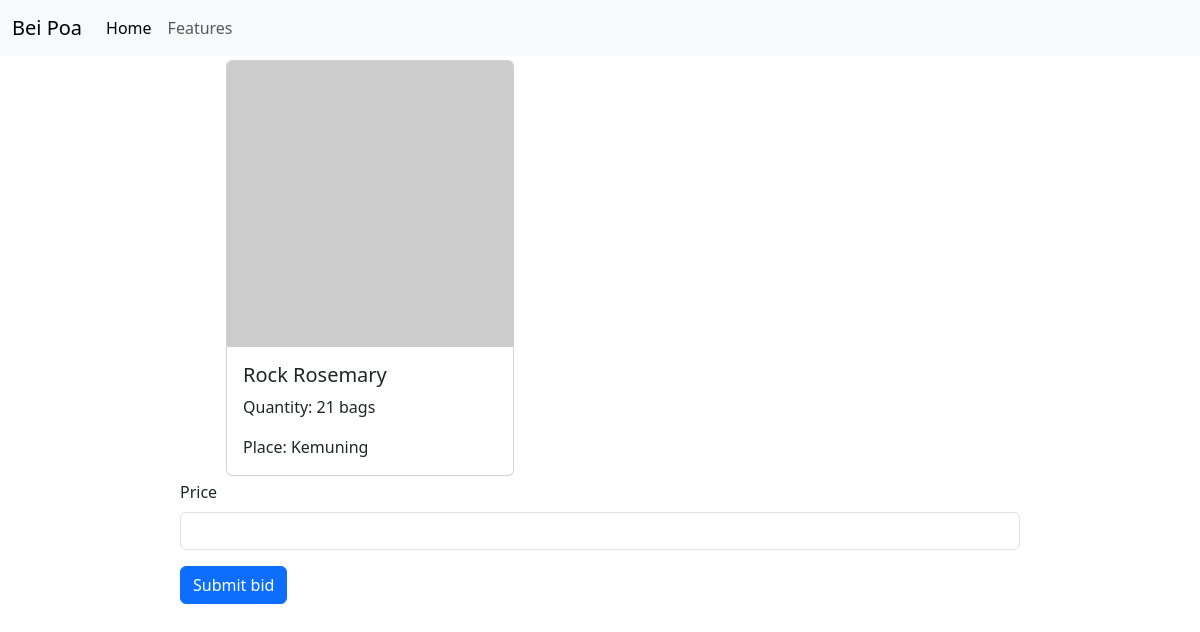
Screenshot of /product/bid1 with the database file from the repository.
### models.py (models this page shows, shortened)
class Product(Base):
    __tablename__ = 'product'
    id = Column(Integer, primary_key=True, autoincrement=True)
    product_name = Column(String(120), nullable=False, index=True)
    quantity = Column(String(256), nullable=False)
    image_url = Column(String(256))
    place = Column(String(256))
    user_id = Column(Integer, ForeignKey("user.id"))
    owner = relationship("User", back_populates="products")
    bids = relationship("Bids", back_populates="product")

### views/product_bid.py (the view, shortened to what this page needs)
@product_bid_bp.route("/product/bid<int:product_id>", strict_slashes=False, methods=["GET", "POST"])
def bid(product_id):
    form = Product_bid()
    product = db.session.query(Product).get(product_id)
    if request.method == "POST":
        bid_id = request.form.get("bid_id")
        bid = Bids.query.get(bid_id)
        bid.accepted = True
        db.session.commit()
        flash("Bid accepted successfully")
    return render_template("product_bid.html", form=form, product=product)

### forms/product_bid.py
class Product_bid(FlaskForm):
    price = StringField("Price", validators=[DataRequired()])
    submit = SubmitField("Submit bid")

### templates/product_bid.html
{% extends "layout.html" %}
{% from 'bootstrap/form.html' import render_form %}
{% block content %}
<div style="width: 70%; margin: 0 auto">
<div class="mx-auto" style="width: 90%">
        <div class="d-inline-block w-auto">
            <div class="card m-1" style="width: 18rem;">
                <img class="card-img-top" src={{ product.image_url }} alt="Card image cap">
                <div class="card-body">
                    <h5 class="card-title">{{ product.product_name }}</h5>
                    <p class="card-text">Quantity: {{ product.quantity }} bags</p>
                    <p class="card-text">Place: {{ product.place }}</p>
                </div>
            </div>
        </div>
    </div>
        <form method="POST">
            {{ render_form(form) }}
        </form>
    </div>
{% endblock %}

### rows the page displays
Product: product_name "Rock Rosemary", quantity "21", place "Kemuning"
